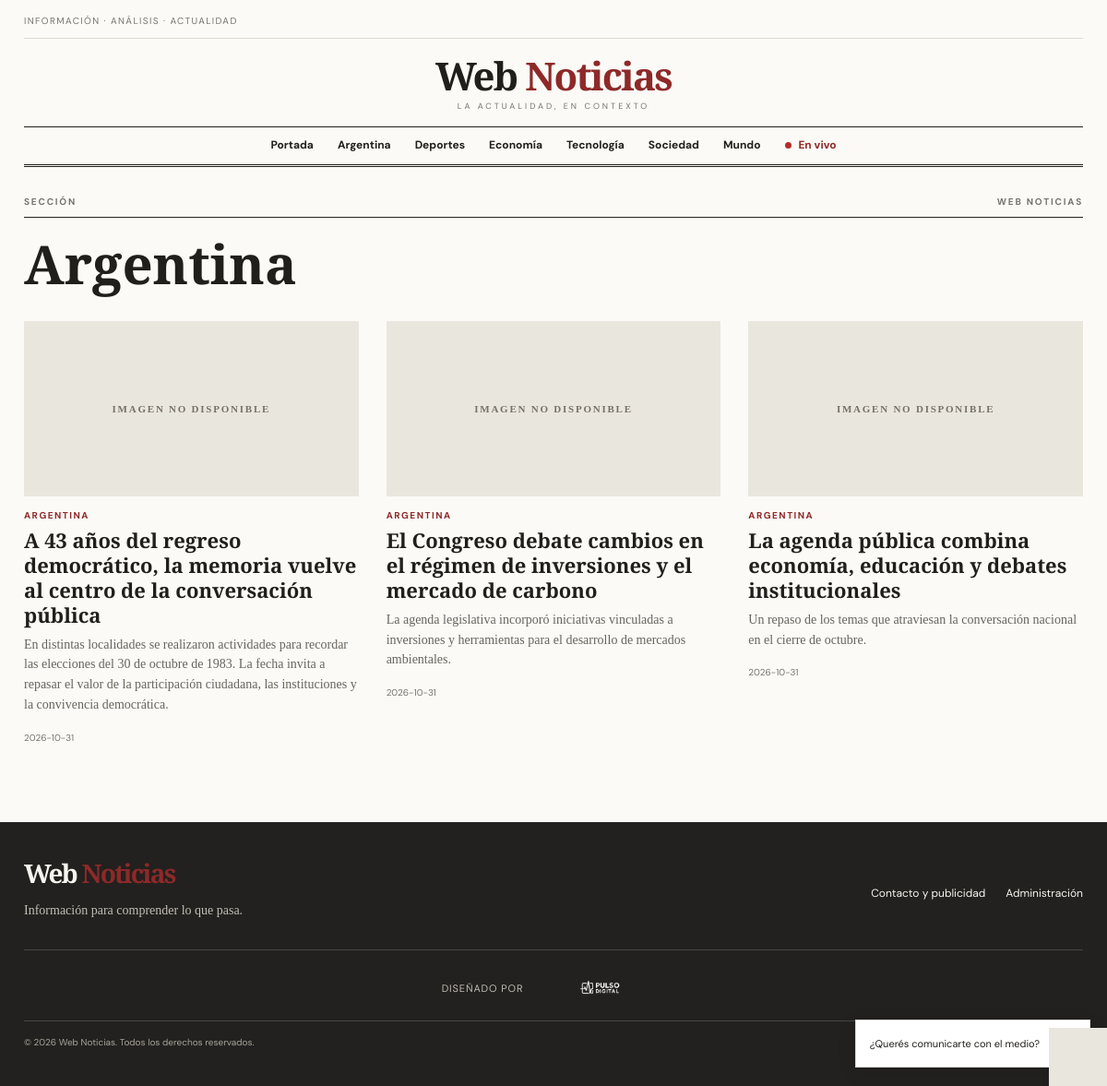
The app's page /seccion/Argentina with its own data.
### tables this page shows
CREATE TABLE articles (
            id INTEGER PRIMARY KEY AUTOINCREMENT,
            title TEXT NOT NULL, summary TEXT NOT NULL DEFAULT '',
            body TEXT NOT NULL DEFAULT '', category TEXT NOT NULL DEFAULT 'Argentina',
            image TEXT NOT NULL DEFAULT '', author TEXT NOT NULL DEFAULT 'Redacción',
            is_featured INTEGER NOT NULL DEFAULT 0,
            is_breaking INTEGER NOT NULL DEFAULT 0,
            published INTEGER NOT NULL DEFAULT 1,
            created_at TEXT NOT NULL
        , source_url TEXT NOT NULL DEFAULT '');

### app.py (the view)
@app.route("/seccion/<category>")
def section(category):
    if category not in CATEGORIES:
        abort(404)
    with db() as con:
        articles = con.execute("SELECT * FROM articles WHERE published=1 AND category=? ORDER BY created_at DESC", (category,)).fetchall()
    return render_template("section.html", category=category, articles=articles)

### app.py (called while the page is built)
def db():
    conn = sqlite3.connect(DB_PATH)
    conn.row_factory = sqlite3.Row
    conn.execute("PRAGMA foreign_keys = ON")
    return conn

@app.context_processor
def globals_for_templates():
    def media_url(path):
        if path and path.startswith(("http://", "https://")):
            return path
        return url_for("static", filename=path) if path else ""
    return {"categories": CATEGORIES, "whatsapp_link": f"https://wa.me/{WHATSAPP_NUMBER}?text=Hola%2C%20quiero%20comunicarme%20con%20el%20medio.", "year": date.today().year, "media_url": media_url}

### templates/section.html
{% extends "base.html" %}{% block title %}{{ category }} | Web Noticias{% endblock %}{% block content %}
<div class="section-kicker"><span>SECCIÓN</span><span>WEB NOTICIAS</span></div><h1 class="page-title">{{ category }}</h1>
{% if articles %}<div class="news-grid section-grid">{% for n in articles %}<article class="news-card">{% if n.image %}<a href="{{ url_for('article', article_id=n.id) }}"><img src="{{ media_url(n.image) }}" alt=""></a>{% else %}<div class="card-placeholder"></div>{% endif %}<div class="story-category">{{ n.category }}</div><h3><a href="{{ url_for('article', article_id=n.id) }}">{{ n.title }}</a></h3><p>{{ n.summary }}</p><small>{{ n.created_at[:10] }}</small></article>{% endfor %}</div>{% else %}<p class="empty-state">Todavía no hay noticias publicadas en esta sección.</p>{% endif %}
{% endblock %}

### static/css/style.css (style rules this page uses)
* { box-sizing:border-box }
:root { --ink:#201f1c;--muted:#77736d;--line:#dedbd4;--paper:#fbfaf6;--accent:#8e2929;--serif:'Playfair Display',Georgia,serif;--sans:'DM Sans',Arial,sans-serif }
body { margin:0;background:var(--paper);color:var(--ink);font-family:var(--sans);font-size:16px;line-height:1.65 }
a { color:inherit;text-decoration:none }
.section-kicker { display:flex;justify-content:space-between;border-bottom:1px solid var(--ink);padding:0 0 8px;margin:25px 0 18px;font-size:10px;font-weight:700;letter-spacing:1.8px;color:var(--muted) }
.story-category { font-size:10px;letter-spacing:1.5px;text-transform:uppercase;font-weight:700;color:var(--accent);margin-top:13px }
.compact-story small,.news-card small { font-size:10px;color:var(--muted) }
.news-grid { display:grid;grid-template-columns:repeat(3,1fr);gap:30px }
.news-card h3,.category-row h3 { font:700 22px/1.22 var(--serif);margin:5px 0 8px }
.news-card p,.category-row p { font:14px/1.55 Georgia,serif;color:#69645d;margin:0 0 10px }
.page-title { font:800 clamp(38px,5vw,58px)/1.1 var(--serif);margin:12px 0 15px }
.section-grid { margin-top:30px }

### records on screen
articles: category "ARGENTINA", title "A 43 años del regreso democrático, la memoria vuelve al centro de la conversación pública", summary "En distintas localidades se realizaron actividades para recordar las elecciones del 30 de octubre de 1983. La fecha invita a repasar el valor de la participación ciudadana, las instituciones y la convivencia democrática.", created_at "2026-10-31"
articles: category "ARGENTINA", title "El Congreso debate cambios en el régimen de inversiones y el mercado de carbono", summary "La agenda legislativa incorporó iniciativas vinculadas a inversiones y herramientas para el desarrollo de mercados ambientales.", created_at "2026-10-31"
articles: category "ARGENTINA", title "La agenda pública combina economía, educación y debates institucionales", summary "Un repaso de los temas que atraviesan la conversación nacional en el cierre de octubre.", created_at "2026-10-31"

### other values on screen
{{ cat }} "Argentina" "Deportes" "Economía" "Tecnología" "Sociedad" "Mundo"
{{ category }} "Argentina"
